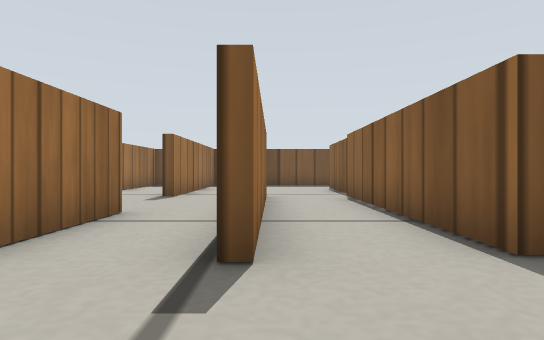
[1] (above)

18 first-person views from a walk through a world built for the Gazebo simulator. The camera is 0.13 m above the floor, looks level and sees 75° across. The floor is counted in squares, 0.2 m on a side. Each view is taken from the middle of a square. On the plan, view 1 faces up. The plan holds only what a view shows up to about 10 squares ahead; the rest is blank. Gazebo's built-in surfaces are drawn with simple patterns.

[2]
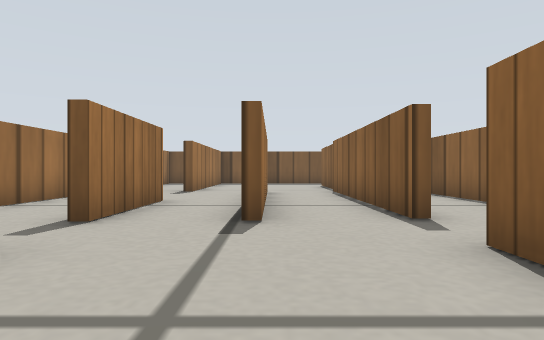

[3]
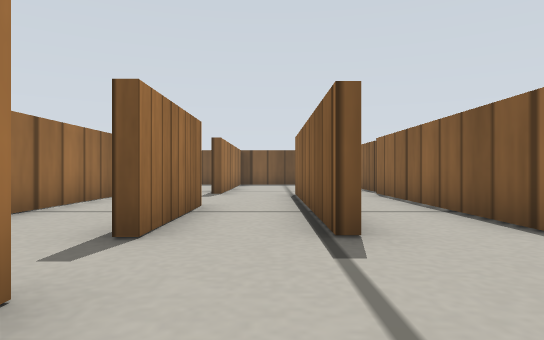

[4]
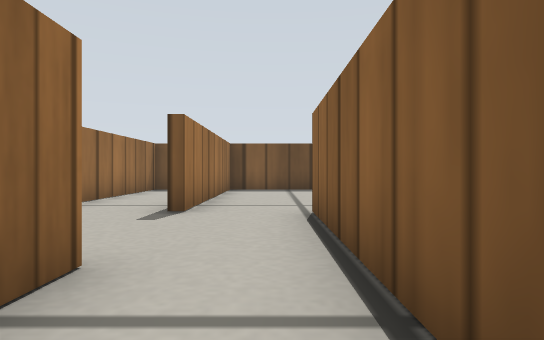

[5]
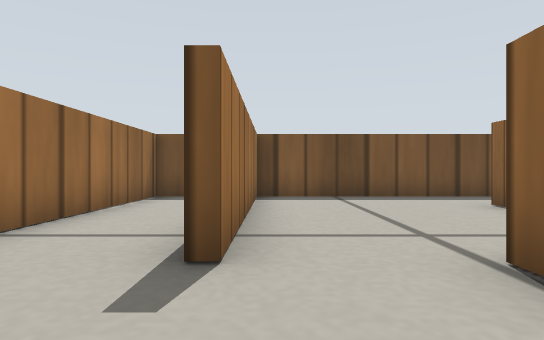

[6]
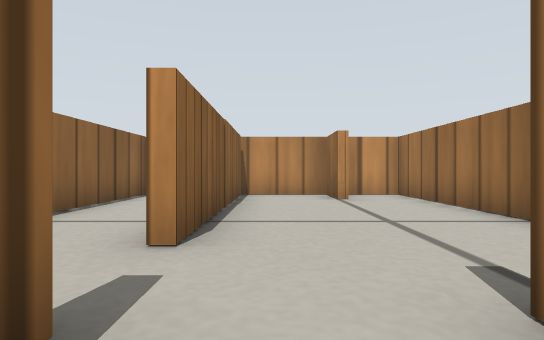

[7]
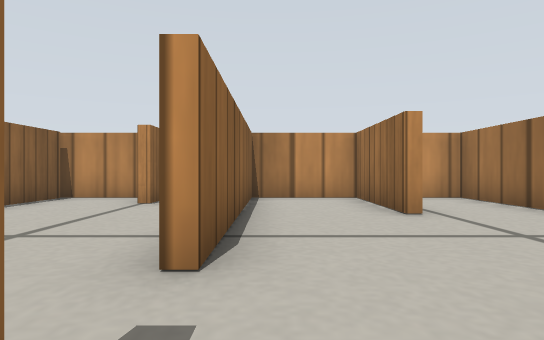

[8]
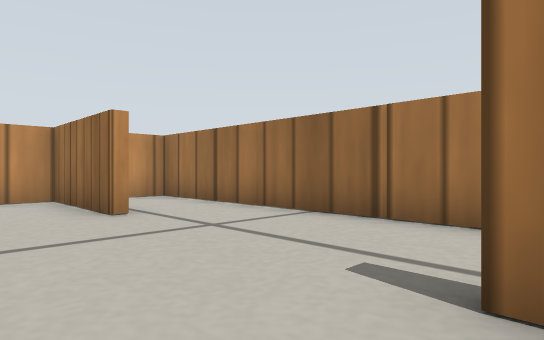

[9]
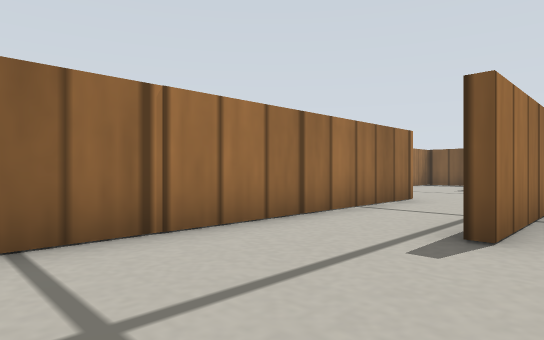

[10]
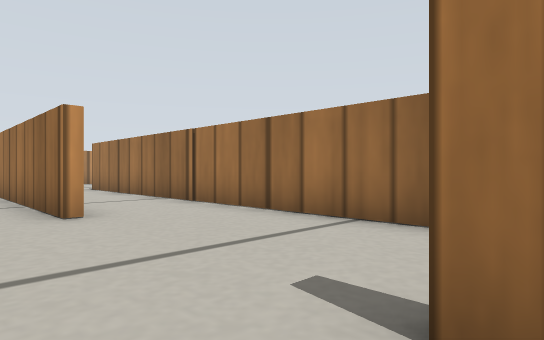

[11]
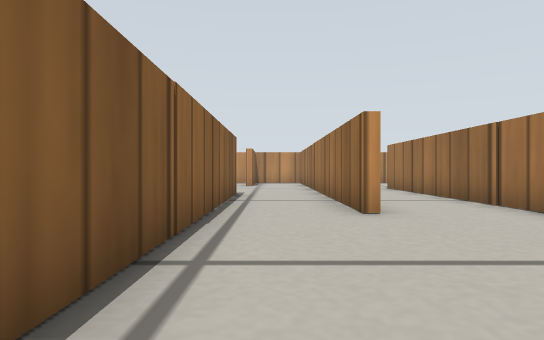

[12]
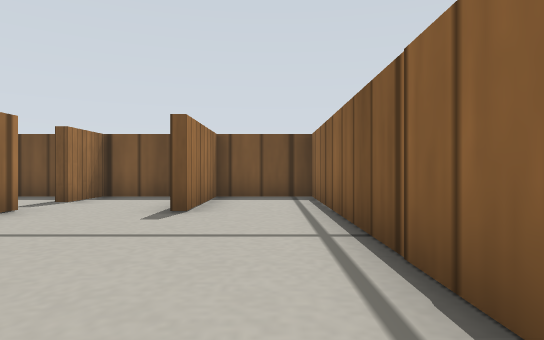

[13]
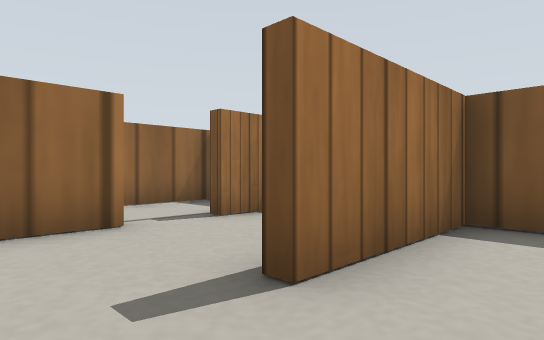

[14]
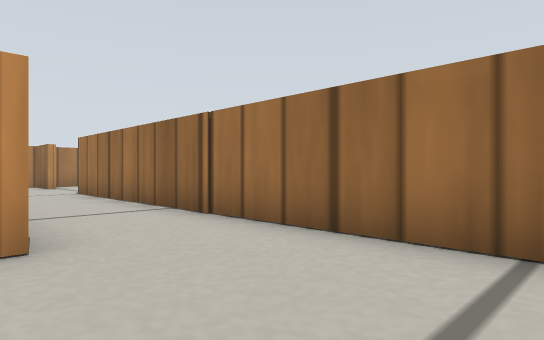

[15]
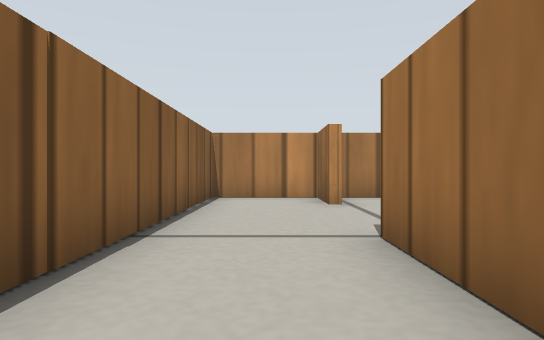

[16]
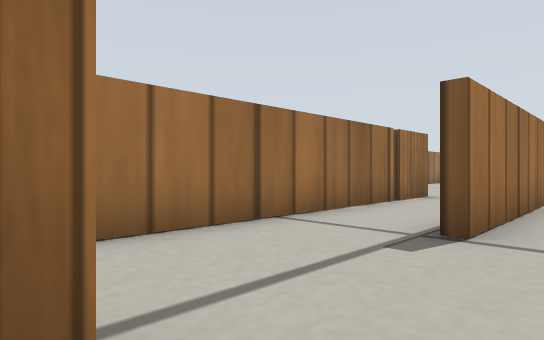

[17]
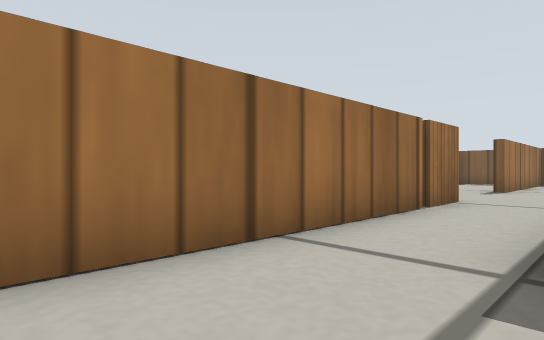

[18]
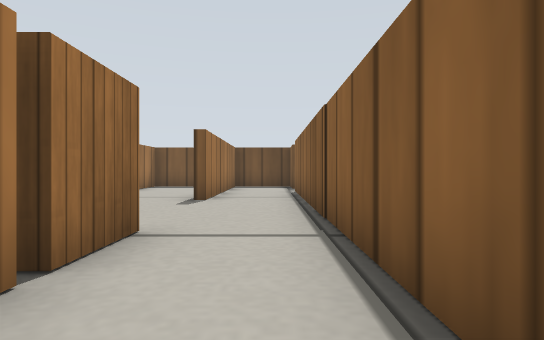

### Floor plan
Ten units are one square. View 1 is at (0, 0); x grows to the right and y downward. Boxes are objects, and circles mark ways between rooms. Rooms are numbered by the first view taken in them; rooms with no view inside come last. Other rooms are left out.
<svg viewBox="-135 -150 183 208">
<path fill="none" stroke="#000" d="M-23 -54 -23 -22M-4 -24 -4 -85M-1 -81 -1 -24M18 -26 18 -86M-23 -8 -23 52M-48 -75 -48 -25M43 -50 43 -76M20 -95 20 -100M20 -120 20 -125M-48 21 -48 52 -25 52 -25 -8M-4 39 -4 52 18 52 18 -10M-23 -141 -23 -84M-41 -145 -48 -145 -48 -96M34 -145 -24 -145M43 53 43 13M-50 -26 -50 -145 -74 -145 -74 -114M-74 -69 -74 52 -65 52M-124 -48 -124 -31M-124 -30 -124 29M-103 -19 -103 -108M-124 -109 -124 -85M-100 -118 -100 5M-100 36 -100 52 -76 52 -76 -12M-111 -145 -121 -145M-124 -145 -124 -126M-84 -145 -100 -145 -100 -130M-116 52 -106 52"/>
<circle cx="-50" cy="0" r="3" fill="#2a7"/>
<circle cx="-80" cy="-90" r="3" fill="#2a7"/>
<text x="-10" y="-50">1</text>
<text x="-60" y="-40">2</text>
<text x="-110" y="-50">3</text>
</svg>
Room 1 opens to room 2. Room 2 opens to room 3.

Where each view was taken, in squares from view 1:
view 1: 0 up, 0 right, facing up
view 2: 2 down, 0 right, facing up
view 3: 1 down, 1 left, facing up
view 4: 3 up, 1 left, facing up
view 5: 6 up, 2 left, facing up
view 6: 4 up, 1 right, facing down
view 7: 3 up, 3 left, facing down
view 8: 3 up, 3 left, facing down-left
view 9: 1 down, 4 left, facing up-left
view 10: 12 up, 6 left, facing down-left
view 11: 12 up, 6 left, facing down
view 12: 6 up, 6 left, facing up
view 13: 10 up, 6 left, facing up-left
view 14: 10 up, 7 left, facing down-left
view 15: 3 up, 9 left, facing down
view 16: 4 down, 9 left, facing up-left
view 17: 3 down, 10 left, facing up-left
view 18: 1 up, 11 left, facing up
